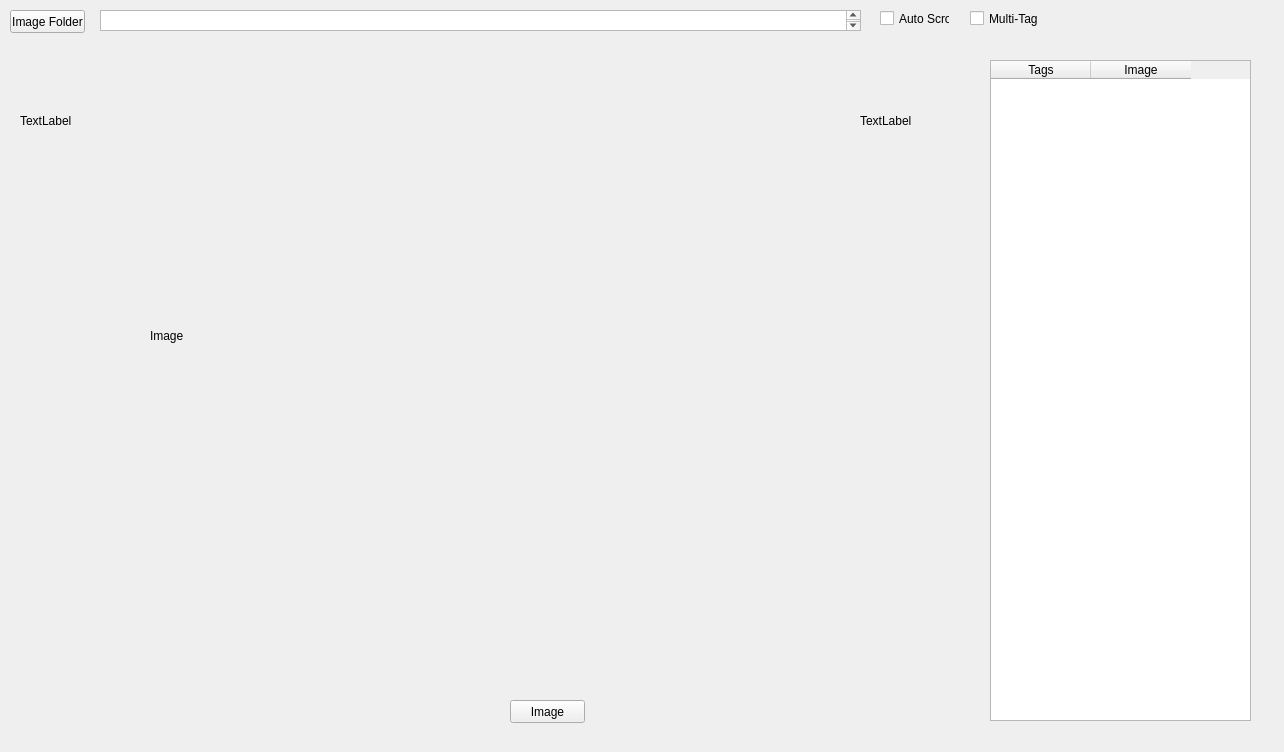
<?xml version="1.0" encoding="UTF-8"?>
<ui version="4.0">
 <class>Form</class>
 <widget class="QWidget" name="Form">
  <property name="geometry">
   <rect>
    <x>0</x>
    <y>0</y>
    <width>1284</width>
    <height>752</height>
   </rect>
  </property>
  <property name="windowTitle">
   <string>Form</string>
  </property>
  <widget class="QPushButton" name="bnImage">
   <property name="geometry">
    <rect>
     <x>510</x>
     <y>700</y>
     <width>75</width>
     <height>23</height>
    </rect>
   </property>
   <property name="focusPolicy">
    <enum>Qt::NoFocus</enum>
   </property>
   <property name="text">
    <string>Image</string>
   </property>
  </widget>
  <widget class="QLabel" name="lb_Image">
   <property name="geometry">
    <rect>
     <x>150</x>
     <y>60</y>
     <width>591</width>
     <height>551</height>
    </rect>
   </property>
   <property name="text">
    <string>Image</string>
   </property>
   <property name="scaledContents">
    <bool>true</bool>
   </property>
  </widget>
  <widget class="QLabel" name="lb_Image_L">
   <property name="geometry">
    <rect>
     <x>20</x>
     <y>70</y>
     <width>121</width>
     <height>101</height>
    </rect>
   </property>
   <property name="text">
    <string>TextLabel</string>
   </property>
   <property name="scaledContents">
    <bool>true</bool>
   </property>
  </widget>
  <widget class="QLabel" name="lb_Image_R">
   <property name="geometry">
    <rect>
     <x>860</x>
     <y>70</y>
     <width>111</width>
     <height>101</height>
    </rect>
   </property>
   <property name="text">
    <string>TextLabel</string>
   </property>
   <property name="scaledContents">
    <bool>true</bool>
   </property>
  </widget>
  <widget class="QPushButton" name="bnImageDir">
   <property name="geometry">
    <rect>
     <x>10</x>
     <y>10</y>
     <width>75</width>
     <height>23</height>
    </rect>
   </property>
   <property name="text">
    <string>Image Folder</string>
   </property>
  </widget>
  <widget class="QTextEdit" name="teImage_folder">
   <property name="geometry">
    <rect>
     <x>100</x>
     <y>10</y>
     <width>761</width>
     <height>21</height>
    </rect>
   </property>
   <property name="focusPolicy">
    <enum>Qt::NoFocus</enum>
   </property>
  </widget>
  <widget class="QTableWidget" name="twImage">
   <property name="geometry">
    <rect>
     <x>990</x>
     <y>60</y>
     <width>261</width>
     <height>661</height>
    </rect>
   </property>
   <column>
    <property name="text">
     <string>Tags</string>
    </property>
   </column>
   <column>
    <property name="text">
     <string>Image</string>
    </property>
   </column>
  </widget>
  <widget class="QCheckBox" name="cbAutoScroll">
   <property name="geometry">
    <rect>
     <x>880</x>
     <y>10</y>
     <width>70</width>
     <height>17</height>
    </rect>
   </property>
   <property name="text">
    <string>Auto Scroll</string>
   </property>
  </widget>
  <widget class="QCheckBox" name="checkBox">
   <property name="geometry">
    <rect>
     <x>970</x>
     <y>10</y>
     <width>70</width>
     <height>17</height>
    </rect>
   </property>
   <property name="text">
    <string>Multi-Tag</string>
   </property>
  </widget>
 </widget>
 <resources/>
 <connections/>
</ui>
